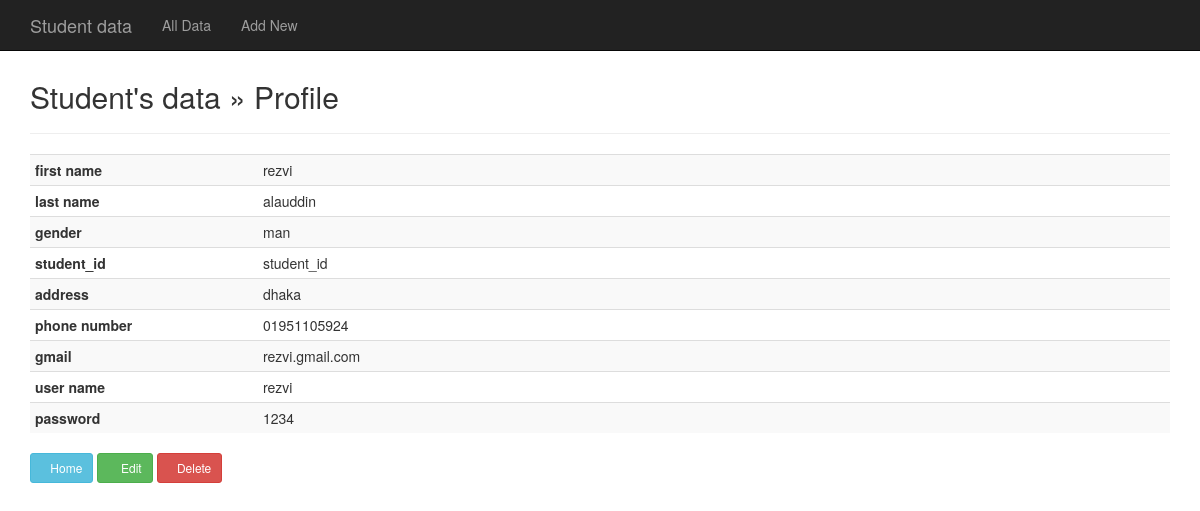
Page /profile.php?first_name=rezvi on the committed database.
### tables this page shows
CREATE TABLE `student_info` (
  `first_name` varchar(20) NOT NULL,
  `last_name` varchar(20) NOT NULL,
  `gender` varchar(10) NOT NULL,
  `student_id` varchar(16) NOT NULL,
  `address` varchar(50) NOT NULL,
  `phone` varchar(20) NOT NULL,
  `gmail` varchar(20) NOT NULL,
  `user_name` varchar(30) NOT NULL,
  `passward` varchar(30) NOT NULL
);

### profile.php (the view, shortened to what this page needs)
<?php
include("connect.php");
?>
<!DOCTYPE html>
<html lang="en">
<head>
	<link href="css/bootstrap.min.css" rel="stylesheet">
	<link href="//netdna.bootstrapcdn.com/bootstrap/3.0.0/css/bootstrap-glyphicons.css" rel="stylesheet">
</head>
<body>
	<nav class="navbar navbar-inverse navbar-fixed-top">
		<div class="container">
			<div class="navbar-header">
				<a class="navbar-brand hidden-xs hidden-sm" href="index.php">Student data</a>
			</div>
			<div id="navbar" class="navbar-collapse collapse">
				<ul class="nav navbar-nav">
					<li><a href="index.php">All Data</a></li>
					<li><a href="add.php">Add New</a></li>
				</ul>
			</div>
		</div>
	</nav>
	<div class="container">
		<div class="content">
			<h2>Student's data &raquo; Profile</h2>
			<hr/>
			<?php
			$first_name=$_GET['first_name'];
			$sql=mysqli_query($connect, "SELECT * FROM student_info WHERE first_name='$first_name' ");
			if(!$sql){
				header("Location :index.php");
			}else{
				$row=mysqli_fetch_array($sql);
			}
			 ?>
			<table class="table table-striped table-condensed">
				<tr>
					<th>first name</th>
					<td><?php echo $row['first_name']; ?></td>
				</tr>
				<tr>
					<th width="20%">last name</th>
					<td><?php echo $row['last_name']; ?></td>
				</tr>
				<tr>
					<th>gender</th>
					<td><?php echo $row['gender']; ?></td>
				</tr>
				<tr>
					<th>student_id</th>
					<td><?php echo $row['student_id']; ?></td>
				</tr>
				<tr>
					<th>address</th>
					<td><?php echo $row['address']; ?></td>
				</tr>
				<tr>
					<th>phone number</th>
					<td><?php echo $row['phone']; ?></td>
				</tr>
				<tr>
					<th>gmail</th>
					<td><?php echo $row['gmail']; ?></td>
				</tr>
				<tr>
					<th>user name</th>
					<td><?php echo $row['user_name']; ?></td>
				</tr>
				<tr>
					<th>password</th>
					<td><?php echo $row['passward']; ?></td>
				</tr>
           </table>
			<a href="index.php" class="btn btn-sm btn-info"><span class="glyphicon glyphicon-refresh" aria-hidden="true"></span>Home</a>
			<a href="edit.php?first_name=<?php echo $row['first_name']; ?>" class="btn btn-sm btn-success"><span class="glyphicon glyphicon-edit" aria-hidden="true"></span> Edit</a>
			<a href="profile.php?action=delete&first_name=<?php echo $row['first_name']; ?>" class="btn btn-sm btn-danger" onclick="return confirm('Data deletion successful <?php echo $row['last_name']; ?>')"><span class="glyphicon glyphicon-trash" aria-hidden="true"></span>Delete</a>
		</div>
	</div>
</body>
</html>

### profile.php (style rules this page uses)
.content { margin-top: 80px; }

### rows in the picture
student_info: first_name "rezvi", last_name "alauddin", gender "man", student "student_id", address "dhaka", phone "01951105924", gmail "rezvi.gmail.com", user_name "rezvi", passward "1234"
